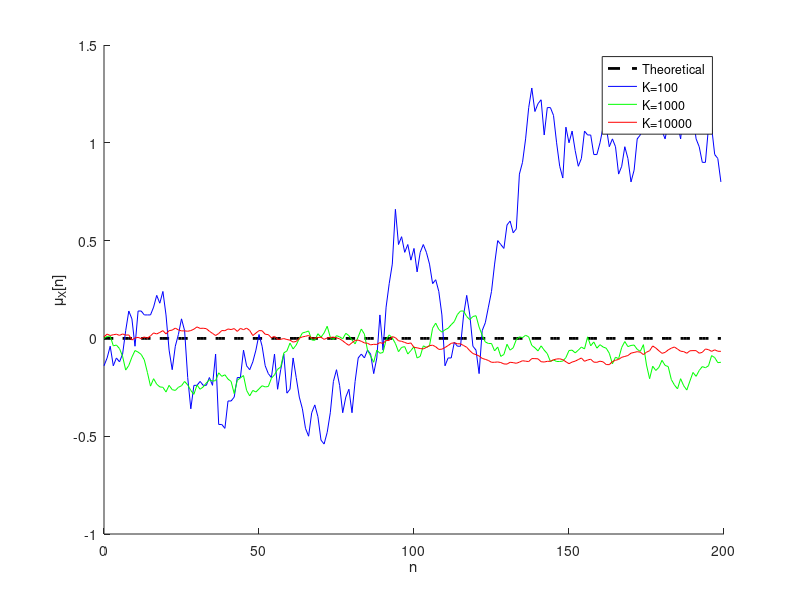

The MATLAB script that drew this image:
K = [100, 1000, 10000];
N = 200;
p=0.5;

mu_theo = zeros(1,N);

mu_sample = zeros(length(K), N);
for i = 1:length(K)
    U = (rand(K(i), N)>p)*2-1;
    X = cumsum(U, 2);
    mu_sample(i,:) = mean(X(1:K(i),:), 1);
end

figure;
hold on;
plot(0:N-1,mu_theo,'k--','LineWidth',2);
plot(0:N-1,mu_sample(1,:),'b');
plot(0:N-1,mu_sample(2,:),'g');
plot(0:N-1,mu_sample(3,:),'r');
hold off;
xlabel('n'); ylabel('\mu_X[n]');
legend('Theoretical','K=100','K=1000','K=10000');